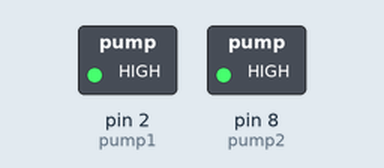
This sketch was run on a simulated Arduino Uno, built with avr-gcc and run on an emulated ATmega328P. Parts: switched loads named in the sketch (green lamp = pin HIGH).

Above: at 0.1 s.
Timing chart, 0 to 1.6 s (numbered marks = the images above):
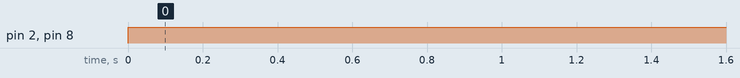

Measured:
- by itself, pin 2 (pump1), pin 8 (pump2): LOW → HIGH at 0.00 s

The sketch:

Waterpump_Relay_botton.ino
```cpp
int pump1 = 2;    // Definig the pin of the relay connected to the first water pump

int pump2 = 8;   // Definig the pin of the relay connected to the second water pump


void setup(){

pinMode(pump1,OUTPUT);
pinMode(pump2,OUTPUT);


}

void loop()
{

digitalWrite(pump1,HIGH);       // if the user pressed on the button the two pump will be turned on for 10 seconds.
digitalWrite(pump2,HIGH);


}
```
